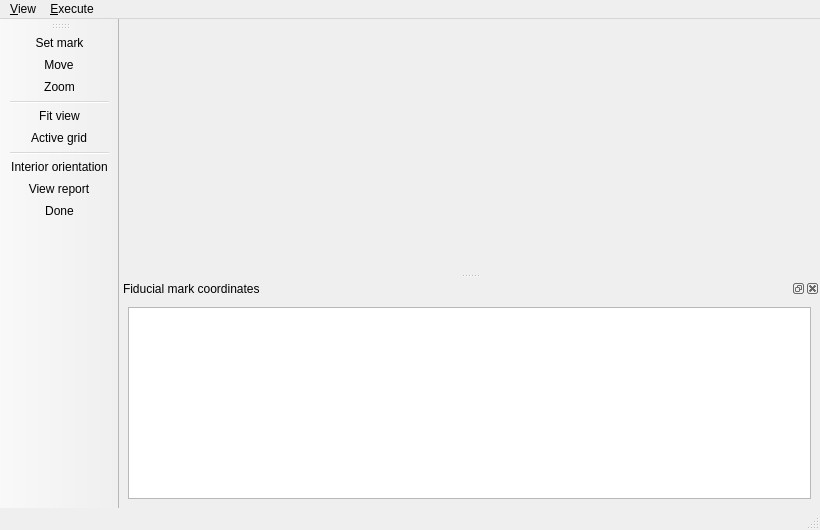
<?xml version="1.0" encoding="UTF-8"?>
<ui version="4.0">
 <class>IOMainWindow</class>
 <widget class="QMainWindow" name="IOMainWindow">
  <property name="geometry">
   <rect>
    <x>0</x>
    <y>0</y>
    <width>820</width>
    <height>530</height>
   </rect>
  </property>
  <property name="windowTitle">
   <string>Interior Orientation</string>
  </property>
  <property name="windowIcon">
   <iconset resource="../resource/resource.qrc">
    <normaloff>:/icon/WindowIcon.png</normaloff>:/icon/WindowIcon.png</iconset>
  </property>
  <widget class="QWidget" name="centralwidget">
   <layout class="QGridLayout"/>
  </widget>
  <widget class="QStatusBar" name="statusbar"/>
  <widget class="QMenuBar" name="menuBar">
   <property name="geometry">
    <rect>
     <x>0</x>
     <y>0</y>
     <width>820</width>
     <height>25</height>
    </rect>
   </property>
   <widget class="QMenu" name="menuView">
    <property name="title">
     <string>&amp;View</string>
    </property>
    <addaction name="actionSet_mark"/>
    <addaction name="actionMove"/>
    <addaction name="actionZoom"/>
    <addaction name="separator"/>
    <addaction name="actionFit_view"/>
    <addaction name="actionActive_grid"/>
   </widget>
   <widget class="QMenu" name="menuExecute">
    <property name="title">
     <string>&amp;Execute</string>
    </property>
    <addaction name="actionInterior_orientation"/>
    <addaction name="actionView_report"/>
   </widget>
   <addaction name="menuView"/>
   <addaction name="menuExecute"/>
  </widget>
  <widget class="QToolBar" name="toolBar">
   <property name="mouseTracking">
    <bool>false</bool>
   </property>
   <property name="windowTitle">
    <string>toolBar</string>
   </property>
   <property name="layoutDirection">
    <enum>Qt::LeftToRight</enum>
   </property>
   <property name="autoFillBackground">
    <bool>false</bool>
   </property>
   <property name="toolButtonStyle">
    <enum>Qt::ToolButtonIconOnly</enum>
   </property>
   <attribute name="toolBarArea">
    <enum>LeftToolBarArea</enum>
   </attribute>
   <attribute name="toolBarBreak">
    <bool>false</bool>
   </attribute>
   <addaction name="actionSet_mark"/>
   <addaction name="actionMove"/>
   <addaction name="actionZoom"/>
   <addaction name="separator"/>
   <addaction name="actionFit_view"/>
   <addaction name="actionActive_grid"/>
   <addaction name="separator"/>
   <addaction name="actionInterior_orientation"/>
   <addaction name="actionView_report"/>
   <addaction name="actionDone"/>
  </widget>
  <widget class="QDockWidget" name="dockWidget">
   <property name="contextMenuPolicy">
    <enum>Qt::NoContextMenu</enum>
   </property>
   <property name="windowIcon">
    <iconset>
     <normaloff/>
    </iconset>
   </property>
   <property name="floating">
    <bool>false</bool>
   </property>
   <property name="features">
    <set>QDockWidget::AllDockWidgetFeatures</set>
   </property>
   <property name="windowTitle">
    <string>Fiducial mark coordinates</string>
   </property>
   <attribute name="dockWidgetArea">
    <number>8</number>
   </attribute>
   <widget class="QWidget" name="dockWidgetContents">
    <layout class="QGridLayout">
     <item row="0" column="0">
      <widget class="QTableView" name="table1"/>
     </item>
    </layout>
   </widget>
  </widget>
  <action name="actionZoom">
   <property name="checkable">
    <bool>true</bool>
   </property>
   <property name="icon">
    <iconset resource="../resource/resource.qrc">
     <normaloff>:/icon/find.png</normaloff>:/icon/find.png</iconset>
   </property>
   <property name="text">
    <string>&amp;Zoom</string>
   </property>
   <property name="toolTip">
    <string>&lt;!DOCTYPE HTML PUBLIC &quot;-//W3C//DTD HTML 4.0//EN&quot; &quot;http://www.w3.org/TR/REC-html40/strict.dtd&quot;&gt;
&lt;html&gt;&lt;head&gt;&lt;meta name=&quot;qrichtext&quot; content=&quot;1&quot; /&gt;&lt;style type=&quot;text/css&quot;&gt;
p, li { white-space: pre-wrap; }
&lt;/style&gt;&lt;/head&gt;&lt;body style=&quot; font-family:'Sans'; font-size:10pt; font-weight:400; font-style:normal;&quot;&gt;
&lt;p style=&quot; margin-top:0px; margin-bottom:0px; margin-left:0px; margin-right:0px; -qt-block-indent:0; text-indent:0px;&quot;&gt;&lt;span style=&quot; color:#000000;&quot;&gt;Zoom&lt;/span&gt;&lt;/p&gt;&lt;/body&gt;&lt;/html&gt;</string>
   </property>
   <property name="shortcut">
    <string>Ctrl+Z</string>
   </property>
  </action>
  <action name="actionExit">
   <property name="icon">
    <iconset resource="../resource/resource.qrc">
     <normaloff>:/icon/exit2.png</normaloff>:/icon/exit2.png</iconset>
   </property>
   <property name="text">
    <string>&amp;Exit</string>
   </property>
   <property name="shortcut">
    <string>Ctrl+E</string>
   </property>
  </action>
  <action name="actionView_report">
   <property name="icon">
    <iconset resource="../resource/resource.qrc">
     <normaloff>:/icon/table.png</normaloff>:/icon/table.png</iconset>
   </property>
   <property name="text">
    <string>View &amp;report</string>
   </property>
   <property name="toolTip">
    <string>&lt;!DOCTYPE HTML PUBLIC &quot;-//W3C//DTD HTML 4.0//EN&quot; &quot;http://www.w3.org/TR/REC-html40/strict.dtd&quot;&gt;
&lt;html&gt;&lt;head&gt;&lt;meta name=&quot;qrichtext&quot; content=&quot;1&quot; /&gt;&lt;style type=&quot;text/css&quot;&gt;
p, li { white-space: pre-wrap; }
&lt;/style&gt;&lt;/head&gt;&lt;body style=&quot; font-family:'Sans'; font-size:10pt; font-weight:400; font-style:normal;&quot;&gt;
&lt;p style=&quot; margin-top:0px; margin-bottom:0px; margin-left:0px; margin-right:0px; -qt-block-indent:0; text-indent:0px;&quot;&gt;&lt;span style=&quot; color:#000000;&quot;&gt;View report&lt;/span&gt;&lt;/p&gt;&lt;/body&gt;&lt;/html&gt;</string>
   </property>
   <property name="shortcut">
    <string>Ctrl+R</string>
   </property>
  </action>
  <action name="actionFit_view">
   <property name="icon">
    <iconset resource="../resource/resource.qrc">
     <normaloff>:/icon/fit.png</normaloff>:/icon/fit.png</iconset>
   </property>
   <property name="text">
    <string>Fit &amp;view</string>
   </property>
   <property name="toolTip">
    <string>&lt;!DOCTYPE HTML PUBLIC &quot;-//W3C//DTD HTML 4.0//EN&quot; &quot;http://www.w3.org/TR/REC-html40/strict.dtd&quot;&gt;
&lt;html&gt;&lt;head&gt;&lt;meta name=&quot;qrichtext&quot; content=&quot;1&quot; /&gt;&lt;style type=&quot;text/css&quot;&gt;
p, li { white-space: pre-wrap; }
&lt;/style&gt;&lt;/head&gt;&lt;body style=&quot; font-family:'Sans'; font-size:10pt; font-weight:400; font-style:normal;&quot;&gt;
&lt;p style=&quot; margin-top:0px; margin-bottom:0px; margin-left:0px; margin-right:0px; -qt-block-indent:0; text-indent:0px;&quot;&gt;&lt;span style=&quot; color:#000000;&quot;&gt;Fit view&lt;/span&gt;&lt;/p&gt;&lt;/body&gt;&lt;/html&gt;</string>
   </property>
   <property name="shortcut">
    <string>Ctrl+V</string>
   </property>
  </action>
  <action name="actionSet_mark">
   <property name="checkable">
    <bool>true</bool>
   </property>
   <property name="icon">
    <iconset>
     <normaloff>:/icon/mark.png</normaloff>:/icon/mark.png</iconset>
   </property>
   <property name="text">
    <string>&amp;Set mark</string>
   </property>
   <property name="iconText">
    <string>Set mark</string>
   </property>
   <property name="toolTip">
    <string>&lt;!DOCTYPE HTML PUBLIC &quot;-//W3C//DTD HTML 4.0//EN&quot; &quot;http://www.w3.org/TR/REC-html40/strict.dtd&quot;&gt;
&lt;html&gt;&lt;head&gt;&lt;meta name=&quot;qrichtext&quot; content=&quot;1&quot; /&gt;&lt;style type=&quot;text/css&quot;&gt;
p, li { white-space: pre-wrap; }
&lt;/style&gt;&lt;/head&gt;&lt;body style=&quot; font-family:'Sans'; font-size:10pt; font-weight:400; font-style:normal;&quot;&gt;
&lt;p style=&quot; margin-top:0px; margin-bottom:0px; margin-left:0px; margin-right:0px; -qt-block-indent:0; text-indent:0px;&quot;&gt;&lt;span style=&quot; color:#000000;&quot;&gt;Set mark&lt;/span&gt;&lt;/p&gt;&lt;/body&gt;&lt;/html&gt;</string>
   </property>
   <property name="shortcut">
    <string>Ctrl+S</string>
   </property>
  </action>
  <action name="actionInterior_orientation">
   <property name="icon">
    <iconset resource="../resource/resource.qrc">
     <normaloff>:/icon/interior.ico</normaloff>:/icon/interior.ico</iconset>
   </property>
   <property name="text">
    <string>Interior &amp;orientation</string>
   </property>
   <property name="toolTip">
    <string>&lt;!DOCTYPE HTML PUBLIC &quot;-//W3C//DTD HTML 4.0//EN&quot; &quot;http://www.w3.org/TR/REC-html40/strict.dtd&quot;&gt;
&lt;html&gt;&lt;head&gt;&lt;meta name=&quot;qrichtext&quot; content=&quot;1&quot; /&gt;&lt;style type=&quot;text/css&quot;&gt;
p, li { white-space: pre-wrap; }
&lt;/style&gt;&lt;/head&gt;&lt;body style=&quot; font-family:'Sans'; font-size:10pt; font-weight:400; font-style:normal;&quot;&gt;
&lt;p style=&quot; margin-top:0px; margin-bottom:0px; margin-left:0px; margin-right:0px; -qt-block-indent:0; text-indent:0px;&quot;&gt;&lt;span style=&quot; color:#000000;&quot;&gt;Interior orientation&lt;/span&gt;&lt;/p&gt;&lt;/body&gt;&lt;/html&gt;</string>
   </property>
   <property name="shortcut">
    <string>Ctrl+O</string>
   </property>
  </action>
  <action name="actionMove">
   <property name="checkable">
    <bool>true</bool>
   </property>
   <property name="icon">
    <iconset resource="../resource/resource.qrc">
     <normaloff>:/icon/move.png</normaloff>:/icon/move.png</iconset>
   </property>
   <property name="text">
    <string>&amp;Move</string>
   </property>
   <property name="toolTip">
    <string>&lt;!DOCTYPE HTML PUBLIC &quot;-//W3C//DTD HTML 4.0//EN&quot; &quot;http://www.w3.org/TR/REC-html40/strict.dtd&quot;&gt;
&lt;html&gt;&lt;head&gt;&lt;meta name=&quot;qrichtext&quot; content=&quot;1&quot; /&gt;&lt;style type=&quot;text/css&quot;&gt;
p, li { white-space: pre-wrap; }
&lt;/style&gt;&lt;/head&gt;&lt;body style=&quot; font-family:'Sans'; font-size:10pt; font-weight:400; font-style:normal;&quot;&gt;
&lt;p style=&quot; margin-top:0px; margin-bottom:0px; margin-left:0px; margin-right:0px; -qt-block-indent:0; text-indent:0px;&quot;&gt;&lt;span style=&quot; color:#000000;&quot;&gt;Move&lt;/span&gt;&lt;/p&gt;&lt;/body&gt;&lt;/html&gt;</string>
   </property>
   <property name="shortcut">
    <string>Ctrl+M</string>
   </property>
  </action>
  <action name="actionActive_grid">
   <property name="icon">
    <iconset resource="../resource/resource.qrc">
     <normaloff>:/icon/grid.png</normaloff>:/icon/grid.png</iconset>
   </property>
   <property name="text">
    <string>&amp;Active grid</string>
   </property>
   <property name="iconText">
    <string>Active grid</string>
   </property>
   <property name="toolTip">
    <string>&lt;!DOCTYPE HTML PUBLIC &quot;-//W3C//DTD HTML 4.0//EN&quot; &quot;http://www.w3.org/TR/REC-html40/strict.dtd&quot;&gt;
&lt;html&gt;&lt;head&gt;&lt;meta name=&quot;qrichtext&quot; content=&quot;1&quot; /&gt;&lt;style type=&quot;text/css&quot;&gt;
p, li { white-space: pre-wrap; }
&lt;/style&gt;&lt;/head&gt;&lt;body style=&quot; font-family:'Sans'; font-size:10pt; font-weight:400; font-style:normal;&quot;&gt;
&lt;p style=&quot; margin-top:0px; margin-bottom:0px; margin-left:0px; margin-right:0px; -qt-block-indent:0; text-indent:0px;&quot;&gt;&lt;span style=&quot; color:#000000;&quot;&gt;Active grid&lt;/span&gt;&lt;/p&gt;&lt;/body&gt;&lt;/html&gt;</string>
   </property>
   <property name="shortcut">
    <string>Ctrl+A</string>
   </property>
   <property name="visible">
    <bool>false</bool>
   </property>
  </action>
  <action name="actionDone">
   <property name="icon">
    <iconset resource="../resource/resource.qrc">
     <normaloff>:/icon/done.png</normaloff>:/icon/done.png</iconset>
   </property>
   <property name="text">
    <string>Done</string>
   </property>
   <property name="toolTip">
    <string>&lt;!DOCTYPE HTML PUBLIC &quot;-//W3C//DTD HTML 4.0//EN&quot; &quot;http://www.w3.org/TR/REC-html40/strict.dtd&quot;&gt;
&lt;html&gt;&lt;head&gt;&lt;meta name=&quot;qrichtext&quot; content=&quot;1&quot; /&gt;&lt;style type=&quot;text/css&quot;&gt;
p, li { white-space: pre-wrap; }
&lt;/style&gt;&lt;/head&gt;&lt;body style=&quot; font-family:'Sans'; font-size:10pt; font-weight:400; font-style:normal;&quot;&gt;
&lt;p style=&quot; margin-top:0px; margin-bottom:0px; margin-left:0px; margin-right:0px; -qt-block-indent:0; text-indent:0px;&quot;&gt;&lt;span style=&quot; color:#000000;&quot;&gt;Done&lt;/span&gt;&lt;/p&gt;&lt;/body&gt;&lt;/html&gt;</string>
   </property>
  </action>
 </widget>
 <resources>
  <include location="../resource/resource.qrc"/>
 </resources>
 <connections/>
</ui>
